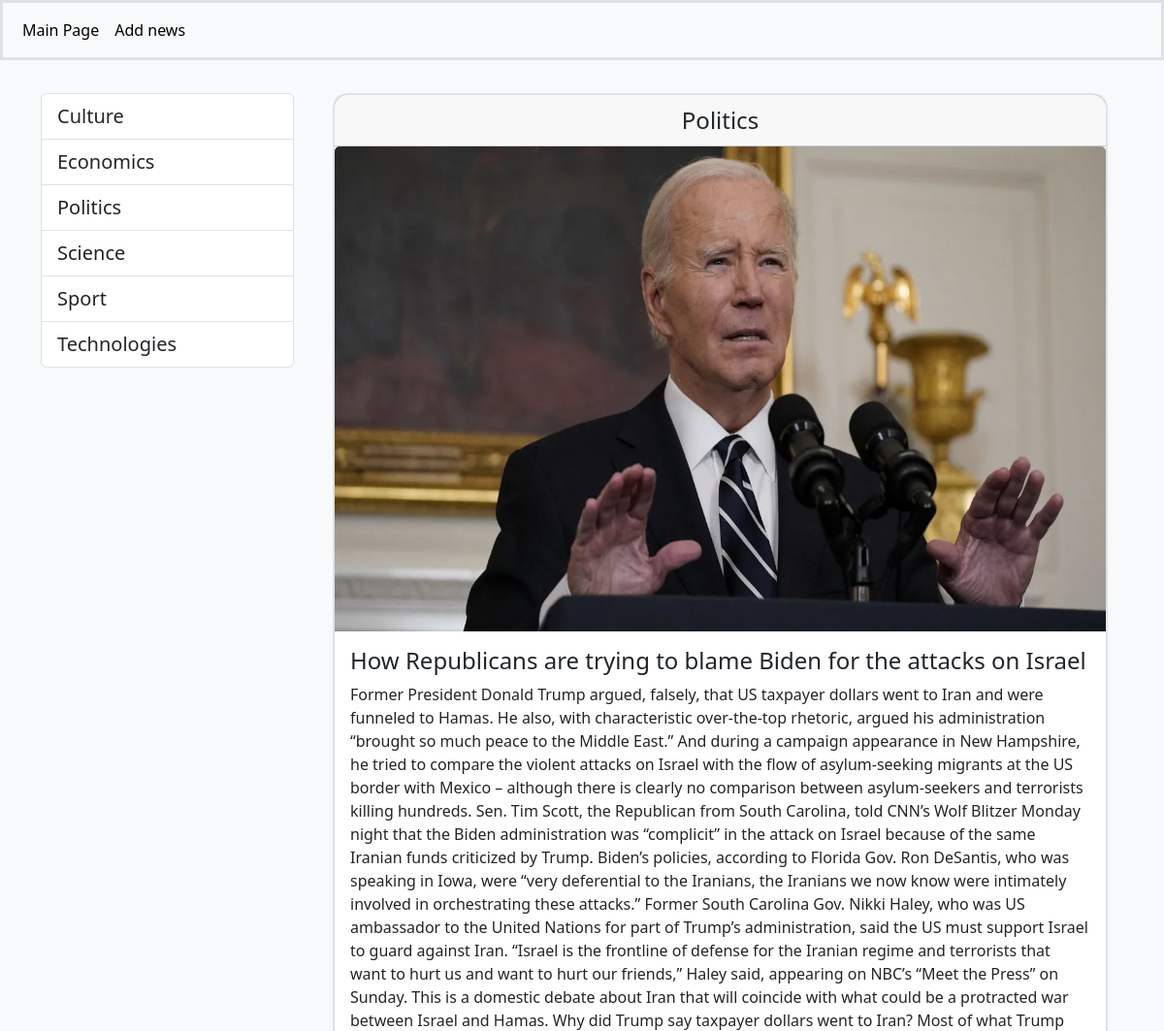
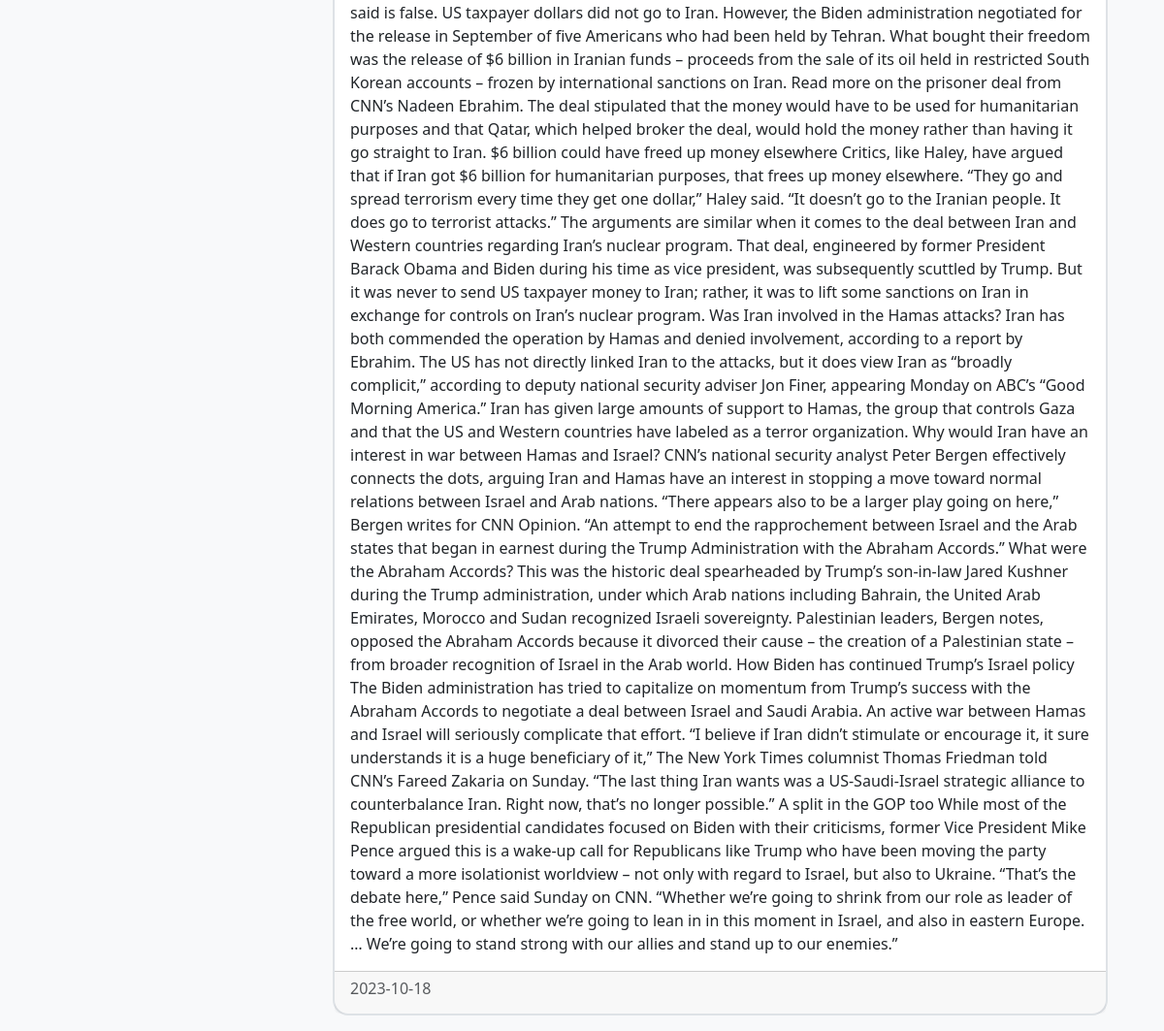
The app's page /news/29/ with its own data (2 pictures, top to bottom).
### news/models.py (models this page shows, shortened)
class Category(models.Model):
    title = models.CharField(max_length=100, db_index=True)
    class Meta:
        verbose_name = 'category'
        verbose_name_plural = 'categories'
    def get_absolute_url(self):
       return reverse('category', kwargs={'category_id': self.pk})
    def __str__(self):
        return self.title

class News(models.Model):
    title = models.CharField(max_length=150)
    content = models.TextField()
    created_at = models.DateField(auto_now_add=True)
    updated_at = models.DateField(auto_now=True)
    photo = models.ImageField(upload_to='photos/%Y/%m/%d/', blank=True)
    is_published = models.BooleanField(default=True)
    category = models.ForeignKey('Category', on_delete=models.PROTECT, null=True)
    class Meta:
        verbose_name = 'news'
        verbose_name_plural = 'news'

### news/views.py (the view)
# urls.py: path('news/<int:pk>/', ViewSingleNews.as_view(), name='view_single_news'),
class ViewSingleNews(DetailView):
    model = News
    template_name = 'news/view_single_news.html'
    context_object_name = 'news'

### news/templatetags/news_tags.py (called while the page is built)
@register.simple_tag()
def get_categories():
    return Category.objects.all()

### news/templates/news/view_single_news.html (shortened to what this page needs)
{%extends 'base.html' %}
{% block sidebar%}{%include 'inc/_sidebar.html' %}{% endblock %}
{%block content%}
  <div class="card m-3 text-dark border border-2 rounded-4">
         <div class="card-header" align="center"><a class="text-decoration-none text-dark fs-4" href="{{news.category.get_absolute_url}}">{{news.category|title}}</a></div>
        {% if news.photo%}
        <img src="{{ news.photo.url }}" class="card-img-top" alt="image" height="500">
        {%endif%}
          <div class="card-body">
              <h4 class="card-title">{{news.title}}</h4>
              <p class="card-text">{{news.content}}</p>
          </div>
        <div class="card-footer text-muted"><h6>{{news.created_at|date:"Y-m-d"}}</h6></div>
  </div>
{%endblock%}

### templates/inc/_sidebar.html
{% load news_tags%}
<ul class="list-group mt-3 ">
    {% get_categories as categories%}
    {% for item in categories|dictsort:'title'%}
    <li class="list-group-item"><a class="text-dark text-decoration-none fs-5" href="{{item.get_absolute_url}}">{{item.title|title}}</a>
    </li>
    {% endfor %}
</ul>

### records on screen
Category: title "Culture"
Category: title "Economics"
Category: title "Politics"
Category: title "Science"
Category: title "Sport"
Category: title "Technologies"
News: category "Politics", photo (picture), title "How Republicans are trying to blame Biden for the attacks on Israel", content "Former President Donald Trump argued, falsely, that US taxpayer dollars went to Iran and were funneled to Hamas. He also, with characteristic over-the-top rhetoric, argued his administration “brought so much peace to the Middle East.” And during a campaign appearance in New Hampshire, he tried to compare the violent attacks on Israel with the flow of asylum-seeking migrants at the US border with Mexico – although there is clearly no comparison between asylum-seekers and terrorists killing hundreds. Sen. Tim Scott, the Republican from South Carolina, told CNN’s Wolf Blitzer Monday night that the Biden administration was “complicit” in the attack on Israel because of the same Iranian funds…", created_at "2023-10-18"
